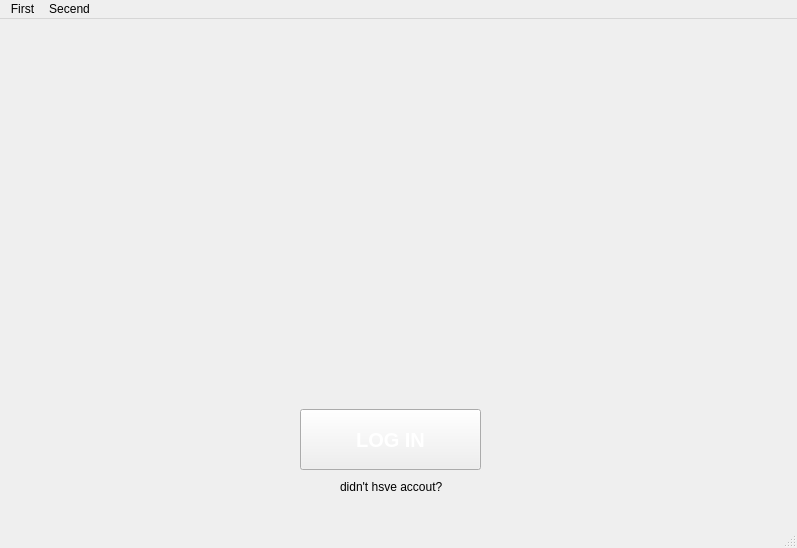
<?xml version="1.0" encoding="UTF-8"?>
<ui version="4.0">
 <class>MainWindow</class>
 <widget class="QMainWindow" name="MainWindow">
  <property name="geometry">
   <rect>
    <x>0</x>
    <y>0</y>
    <width>797</width>
    <height>548</height>
   </rect>
  </property>
  <property name="windowTitle">
   <string>MainWindow</string>
  </property>
  <widget class="QWidget" name="centralwidget">
   <widget class="QLabel" name="MainManu">
    <property name="geometry">
     <rect>
      <x>-60</x>
      <y>-140</y>
      <width>931</width>
      <height>791</height>
     </rect>
    </property>
    <property name="styleSheet">
     <string notr="true">image: url(:/res/Duolinga_page-0001.jpg);</string>
    </property>
    <property name="text">
     <string/>
    </property>
    <property name="scaledContents">
     <bool>false</bool>
    </property>
   </widget>
   <widget class="QPushButton" name="pushButton">
    <property name="geometry">
     <rect>
      <x>300</x>
      <y>390</y>
      <width>181</width>
      <height>61</height>
     </rect>
    </property>
    <property name="baseSize">
     <size>
      <width>0</width>
      <height>0</height>
     </size>
    </property>
    <property name="palette">
     <palette>
      <active>
       <colorrole role="WindowText">
        <brush brushstyle="LinearGradientPattern">
         <gradient startx="0.000000000000000" starty="0.000000000000000" endx="1.000000000000000" endy="0.000000000000000" type="LinearGradient" spread="PadSpread" coordinatemode="ObjectBoundingMode">
          <gradientstop position="0.000000000000000">
           <color alpha="255">
            <red>0</red>
            <green>0</green>
            <blue>0</blue>
           </color>
          </gradientstop>
          <gradientstop position="1.000000000000000">
           <color alpha="255">
            <red>255</red>
            <green>255</green>
            <blue>255</blue>
           </color>
          </gradientstop>
         </gradient>
        </brush>
       </colorrole>
       <colorrole role="Text">
        <brush brushstyle="LinearGradientPattern">
         <gradient startx="0.000000000000000" starty="0.000000000000000" endx="1.000000000000000" endy="0.000000000000000" type="LinearGradient" spread="PadSpread" coordinatemode="ObjectBoundingMode">
          <gradientstop position="0.000000000000000">
           <color alpha="255">
            <red>0</red>
            <green>0</green>
            <blue>0</blue>
           </color>
          </gradientstop>
          <gradientstop position="1.000000000000000">
           <color alpha="255">
            <red>255</red>
            <green>255</green>
            <blue>255</blue>
           </color>
          </gradientstop>
         </gradient>
        </brush>
       </colorrole>
       <colorrole role="BrightText">
        <brush brushstyle="SolidPattern">
         <color alpha="255">
          <red>0</red>
          <green>0</green>
          <blue>0</blue>
         </color>
        </brush>
       </colorrole>
       <colorrole role="ButtonText">
        <brush brushstyle="LinearGradientPattern">
         <gradient startx="0.000000000000000" starty="0.000000000000000" endx="1.000000000000000" endy="0.000000000000000" type="LinearGradient" spread="PadSpread" coordinatemode="ObjectBoundingMode">
          <gradientstop position="0.000000000000000">
           <color alpha="255">
            <red>0</red>
            <green>0</green>
            <blue>0</blue>
           </color>
          </gradientstop>
          <gradientstop position="1.000000000000000">
           <color alpha="255">
            <red>255</red>
            <green>255</green>
            <blue>255</blue>
           </color>
          </gradientstop>
         </gradient>
        </brush>
       </colorrole>
       <colorrole role="PlaceholderText">
        <brush brushstyle="LinearGradientPattern">
         <gradient startx="0.000000000000000" starty="0.000000000000000" endx="1.000000000000000" endy="0.000000000000000" type="LinearGradient" spread="PadSpread" coordinatemode="ObjectBoundingMode">
          <gradientstop position="0.000000000000000">
           <color alpha="255">
            <red>0</red>
            <green>0</green>
            <blue>0</blue>
           </color>
          </gradientstop>
          <gradientstop position="1.000000000000000">
           <color alpha="255">
            <red>255</red>
            <green>255</green>
            <blue>255</blue>
           </color>
          </gradientstop>
         </gradient>
        </brush>
       </colorrole>
      </active>
      <inactive>
       <colorrole role="WindowText">
        <brush brushstyle="LinearGradientPattern">
         <gradient startx="0.000000000000000" starty="0.000000000000000" endx="1.000000000000000" endy="0.000000000000000" type="LinearGradient" spread="PadSpread" coordinatemode="ObjectBoundingMode">
          <gradientstop position="0.000000000000000">
           <color alpha="255">
            <red>0</red>
            <green>0</green>
            <blue>0</blue>
           </color>
          </gradientstop>
          <gradientstop position="1.000000000000000">
           <color alpha="255">
            <red>255</red>
            <green>255</green>
            <blue>255</blue>
           </color>
          </gradientstop>
         </gradient>
        </brush>
       </colorrole>
       <colorrole role="Text">
        <brush brushstyle="LinearGradientPattern">
         <gradient startx="0.000000000000000" starty="0.000000000000000" endx="1.000000000000000" endy="0.000000000000000" type="LinearGradient" spread="PadSpread" coordinatemode="ObjectBoundingMode">
          <gradientstop position="0.000000000000000">
           <color alpha="255">
            <red>0</red>
            <green>0</green>
            <blue>0</blue>
           </color>
          </gradientstop>
          <gradientstop position="1.000000000000000">
           <color alpha="255">
            <red>255</red>
            <green>255</green>
            <blue>255</blue>
           </color>
          </gradientstop>
         </gradient>
        </brush>
       </colorrole>
       <colorrole role="BrightText">
        <brush brushstyle="SolidPattern">
         <color alpha="255">
          <red>0</red>
          <green>0</green>
          <blue>0</blue>
         </color>
        </brush>
       </colorrole>
       <colorrole role="ButtonText">
        <brush brushstyle="LinearGradientPattern">
         <gradient startx="0.000000000000000" starty="0.000000000000000" endx="1.000000000000000" endy="0.000000000000000" type="LinearGradient" spread="PadSpread" coordinatemode="ObjectBoundingMode">
          <gradientstop position="0.000000000000000">
           <color alpha="255">
            <red>0</red>
            <green>0</green>
            <blue>0</blue>
           </color>
          </gradientstop>
          <gradientstop position="1.000000000000000">
           <color alpha="255">
            <red>255</red>
            <green>255</green>
            <blue>255</blue>
           </color>
          </gradientstop>
         </gradient>
        </brush>
       </colorrole>
       <colorrole role="PlaceholderText">
        <brush brushstyle="LinearGradientPattern">
         <gradient startx="0.000000000000000" starty="0.000000000000000" endx="1.000000000000000" endy="0.000000000000000" type="LinearGradient" spread="PadSpread" coordinatemode="ObjectBoundingMode">
          <gradientstop position="0.000000000000000">
           <color alpha="255">
            <red>0</red>
            <green>0</green>
            <blue>0</blue>
           </color>
          </gradientstop>
          <gradientstop position="1.000000000000000">
           <color alpha="255">
            <red>255</red>
            <green>255</green>
            <blue>255</blue>
           </color>
          </gradientstop>
         </gradient>
        </brush>
       </colorrole>
      </inactive>
      <disabled>
       <colorrole role="WindowText">
        <brush brushstyle="LinearGradientPattern">
         <gradient startx="0.000000000000000" starty="0.000000000000000" endx="1.000000000000000" endy="0.000000000000000" type="LinearGradient" spread="PadSpread" coordinatemode="ObjectBoundingMode">
          <gradientstop position="0.000000000000000">
           <color alpha="255">
            <red>0</red>
            <green>0</green>
            <blue>0</blue>
           </color>
          </gradientstop>
          <gradientstop position="1.000000000000000">
           <color alpha="255">
            <red>255</red>
            <green>255</green>
            <blue>255</blue>
           </color>
          </gradientstop>
         </gradient>
        </brush>
       </colorrole>
       <colorrole role="Text">
        <brush brushstyle="LinearGradientPattern">
         <gradient startx="0.000000000000000" starty="0.000000000000000" endx="1.000000000000000" endy="0.000000000000000" type="LinearGradient" spread="PadSpread" coordinatemode="ObjectBoundingMode">
          <gradientstop position="0.000000000000000">
           <color alpha="255">
            <red>0</red>
            <green>0</green>
            <blue>0</blue>
           </color>
          </gradientstop>
          <gradientstop position="1.000000000000000">
           <color alpha="255">
            <red>255</red>
            <green>255</green>
            <blue>255</blue>
           </color>
          </gradientstop>
         </gradient>
        </brush>
       </colorrole>
       <colorrole role="BrightText">
        <brush brushstyle="SolidPattern">
         <color alpha="255">
          <red>0</red>
          <green>0</green>
          <blue>0</blue>
         </color>
        </brush>
       </colorrole>
       <colorrole role="ButtonText">
        <brush brushstyle="LinearGradientPattern">
         <gradient startx="0.000000000000000" starty="0.000000000000000" endx="1.000000000000000" endy="0.000000000000000" type="LinearGradient" spread="PadSpread" coordinatemode="ObjectBoundingMode">
          <gradientstop position="0.000000000000000">
           <color alpha="255">
            <red>0</red>
            <green>0</green>
            <blue>0</blue>
           </color>
          </gradientstop>
          <gradientstop position="1.000000000000000">
           <color alpha="255">
            <red>255</red>
            <green>255</green>
            <blue>255</blue>
           </color>
          </gradientstop>
         </gradient>
        </brush>
       </colorrole>
       <colorrole role="PlaceholderText">
        <brush brushstyle="LinearGradientPattern">
         <gradient startx="0.000000000000000" starty="0.000000000000000" endx="1.000000000000000" endy="0.000000000000000" type="LinearGradient" spread="PadSpread" coordinatemode="ObjectBoundingMode">
          <gradientstop position="0.000000000000000">
           <color alpha="255">
            <red>0</red>
            <green>0</green>
            <blue>0</blue>
           </color>
          </gradientstop>
          <gradientstop position="1.000000000000000">
           <color alpha="255">
            <red>255</red>
            <green>255</green>
            <blue>255</blue>
           </color>
          </gradientstop>
         </gradient>
        </brush>
       </colorrole>
      </disabled>
     </palette>
    </property>
    <property name="font">
     <font>
      <pointsize>15</pointsize>
      <bold>true</bold>
     </font>
    </property>
    <property name="styleSheet">
     <string notr="true">color: qlineargradient(spread:pad, x1:0, y1:0, x2:1, y2:0, stop:0 rgba(0, 0, 0, 255), stop:1 rgba(255, 255, 255, 255));</string>
    </property>
    <property name="text">
     <string>LOG IN</string>
    </property>
   </widget>
   <widget class="QLabel" name="label">
    <property name="geometry">
     <rect>
      <x>340</x>
      <y>460</y>
      <width>111</width>
      <height>16</height>
     </rect>
    </property>
    <property name="text">
     <string>didn't hsve accout?</string>
    </property>
   </widget>
   <zorder>MainManu</zorder>
   <zorder>label</zorder>
   <zorder>pushButton</zorder>
  </widget>
  <widget class="QStatusBar" name="statusbar"/>
  <widget class="QMenuBar" name="menubar">
   <property name="geometry">
    <rect>
     <x>0</x>
     <y>0</y>
     <width>797</width>
     <height>21</height>
    </rect>
   </property>
   <widget class="QMenu" name="menuFirst">
    <property name="title">
     <string>First</string>
    </property>
    <addaction name="separator"/>
   </widget>
   <widget class="QMenu" name="menuSecend">
    <property name="title">
     <string>Secend</string>
    </property>
   </widget>
   <addaction name="menuFirst"/>
   <addaction name="menuSecend"/>
  </widget>
 </widget>
 <resources/>
 <connections/>
</ui>
